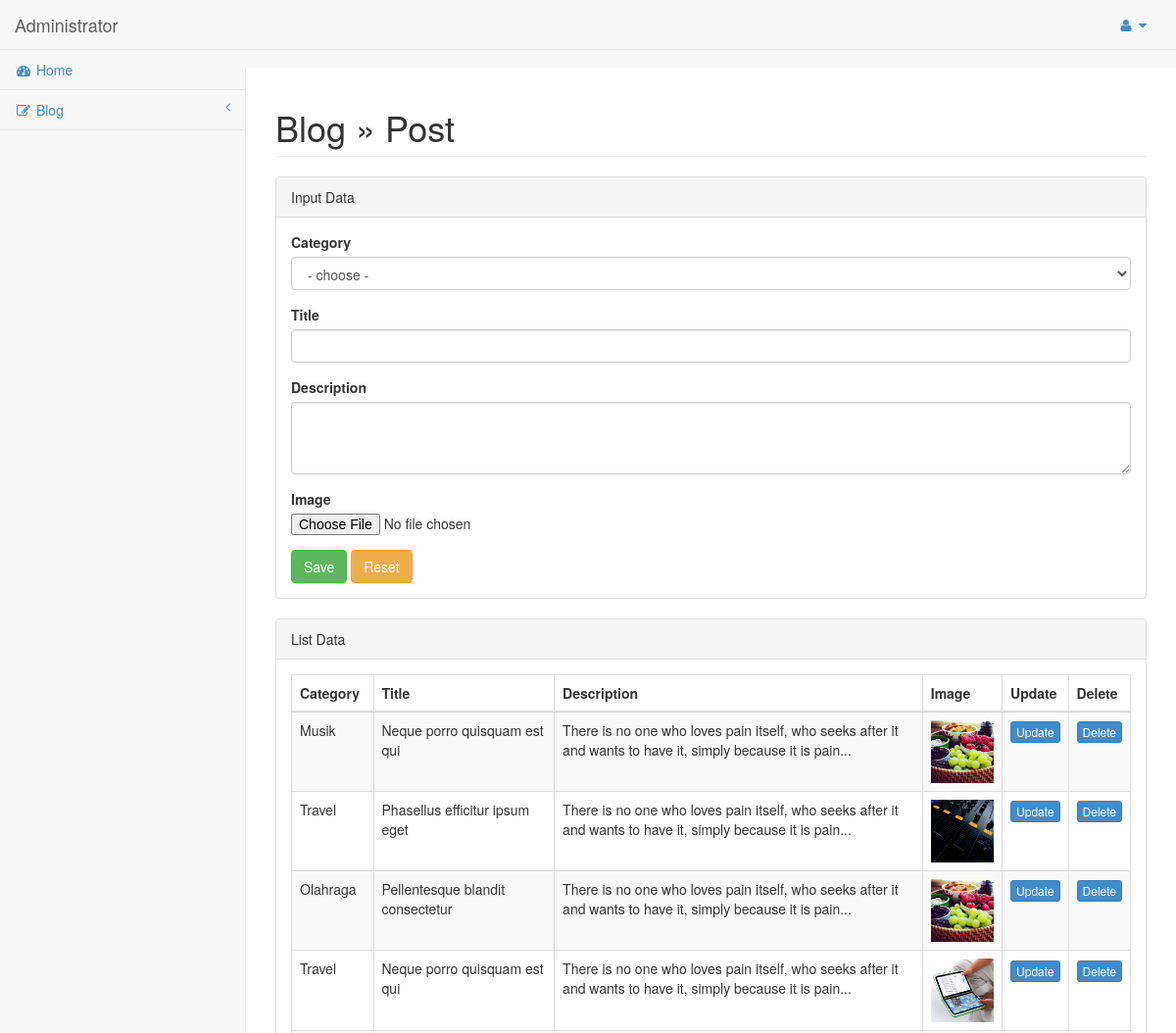
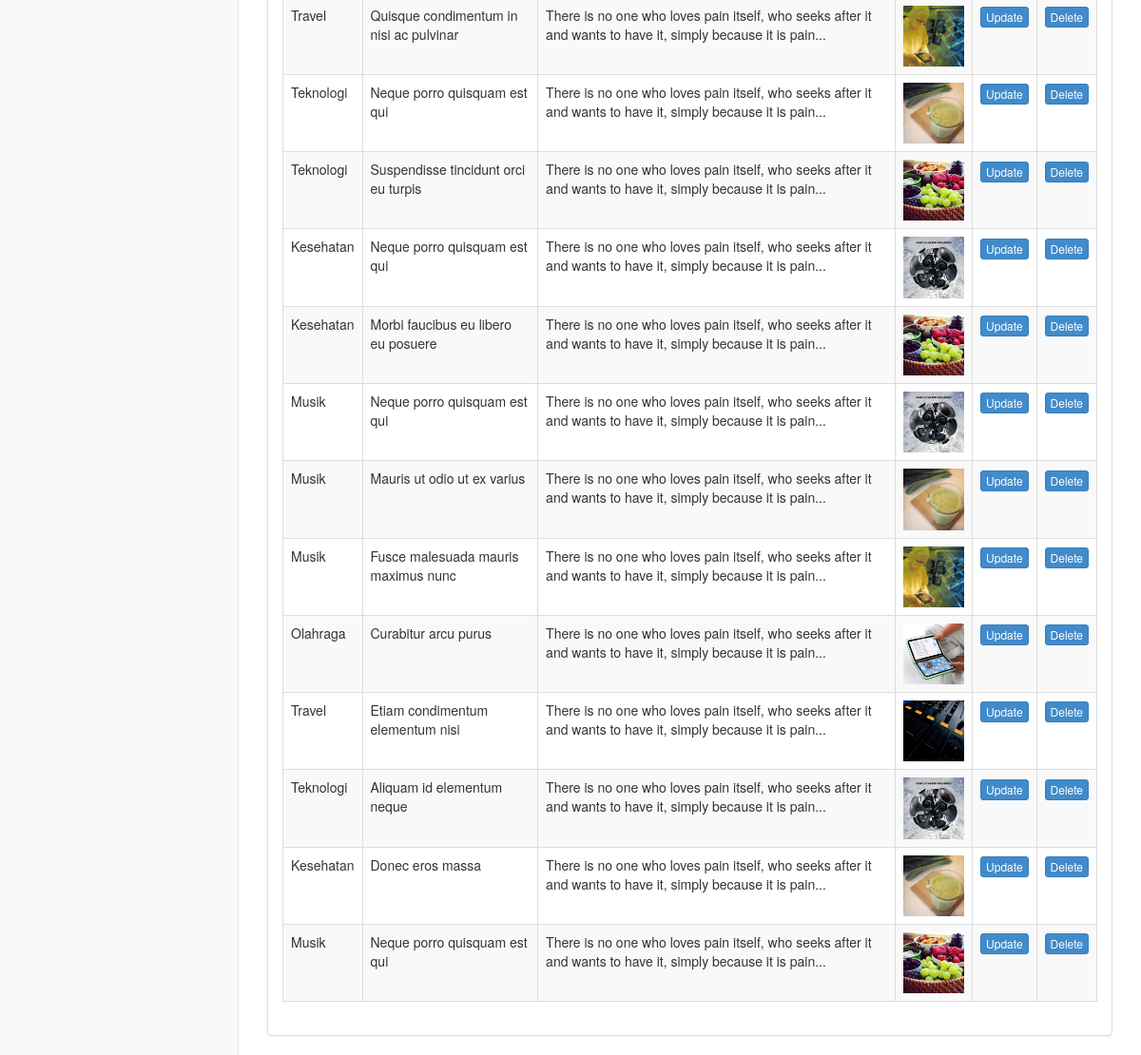
The app's page /admin/index.php?post (signed in) with its own data (2 pictures, top to bottom).
### tables this page shows
CREATE TABLE `post` (
  `id` int(11) NOT NULL,
  `category_id` int(11) NOT NULL,
  `title` varchar(255) NOT NULL,
  `description` text NOT NULL,
  `image` varchar(255) NOT NULL,
  `date` datetime NOT NULL
);

CREATE TABLE `category` (
  `id` int(11) NOT NULL,
  `category_name` varchar(255) NOT NULL,
  `icon` varchar(255) NOT NULL
);

### admin/page/blog/post.php (the view, shortened to what this page needs)
<?php
$post       = mysqli_query($connect, "SELECT post.*, category.category_name
                                      FROM post, category
                                      WHERE post.category_id = category.id
                                      ORDER BY post.id DESC");
?>
<div class="row">
    <div class="col-lg-12">
        <h1 class="page-header">Blog &raquo; Post</h1>
    </div>
</div>
<div class="row">
    <div class="col-lg-12">
        <div class="panel panel-default">
            <div class="panel-heading">
                Input Data
            </div>
            <div class="panel-body">
                <div class="row">
                    <div class="col-lg-12">
                        <form role="form" action="" method="post" enctype="multipart/form-data">
                            <div class="form-group">
                                <label>Category</label>
                                <select class="form-control" name="category_id">
                                    <option value=""> - choose - </option>
                                </select>
                            </div>
                            <div class="form-group">
                                <label>Title</label>
                                <input class="form-control" type="text" name="title" />
                            </div>
                            <div class="form-group">
                                <label>Description</label>
                                <textarea class="form-control" rows="3" name="description"></textarea>
                            </div>
                            <div class="form-group">
                                <label>Image</label>
                                <input type="file" name="file" />
                            </div>
                            <button type="submit" name="submit" class="btn btn-success">Save</button>
                            <button type="reset" class="btn btn-warning">Reset</button>
                        </form>
                    </div>
                </div>
            </div>
        </div>
        <div class="panel panel-default">
            <div class="panel-heading">
                List Data
            </div>
            <div class="panel-body">
                <div class="table-responsive">
                    <table class="table table-striped table-bordered table-hover" id="dataTables-example">
                        <thead>
                            <tr>
                                <th>Category</th>
                                <th>Title</th>
                                <th>Description</th>
                                <th>Image</th>
                                <th>Update</th>
                                <th>Delete</th>
                            </tr>
                        </thead>
                        <tbody>
                        <?php if(mysqli_num_rows($post)) { ?>
                            <?php while($row_post=mysqli_fetch_array($post)) { ?>
                            <tr>
                                <td><?php echo $row_post["category_name"] ?></td>
                                <td><?php echo $row_post["title"] ?></td>
                                <td><?php echo $row_post["description"] ?></td>
                                <td>
                                <?php
                                    if($row_post["image"]=="") {
                                        echo "<img src='asset/no-image.png' width='88'/>";
                                    } else { ?>
                                        <img src="../images/<?php echo $row_post["image"] ?>" width="88" class="img-responsive" />
                                <?php } ?>
                                </td>
                                <td class="center"><a href="index.php?post-update=<?php echo $row_post["id"] ?>" class="btn btn-primary btn-xs" type="button">Update</a></td>
                                <td class="center"><a href="index.php?post-delete=<?php echo $row_post["id"] ?>" class="btn btn-primary btn-xs" type="button">Delete</a></td>
                            </tr>
                            <?php } ?>
                        <?php } ?>
                        </tbody>
                    </table>
                </div>
            </div>
        </div>
    </div>
</div>

### admin/css/sb-admin.css (style rules this page uses)
body { background-color: #f8f8f8; padding-top: 100px; }
@media (min-width:768px) { body { padding-top: 50px; } }

### records on screen
post: category.category_name "Musik", title "Neque porro quisquam est qui", description "There is no one who loves pain itself, who seeks after it and wants to have it, simply because it is pain...", image (picture)
post: category.category_name "Travel", title "Phasellus efficitur ipsum eget", description "There is no one who loves pain itself, who seeks after it and wants to have it, simply because it is pain...", image (picture)
post: category.category_name "Olahraga", title "Pellentesque blandit consectetur", description "There is no one who loves pain itself, who seeks after it and wants to have it, simply because it is pain...", image (picture)
post: category.category_name "Travel", title "Neque porro quisquam est qui", description "There is no one who loves pain itself, who seeks after it and wants to have it, simply because it is pain...", image (picture)
post: category.category_name "Travel", title "Quisque condimentum in nisi ac pulvinar", description "There is no one who loves pain itself, who seeks after it and wants to have it, simply because it is pain...", image (picture)
post: category.category_name "Teknologi", title "Neque porro quisquam est qui", description "There is no one who loves pain itself, who seeks after it and wants to have it, simply because it is pain...", image (picture)
post: category.category_name "Teknologi", title "Suspendisse tincidunt orci eu turpis", description "There is no one who loves pain itself, who seeks after it and wants to have it, simply because it is pain...", image (picture)
post: category.category_name "Kesehatan", title "Neque porro quisquam est qui", description "There is no one who loves pain itself, who seeks after it and wants to have it, simply because it is pain...", image (picture)
post: category.category_name "Kesehatan", title "Morbi faucibus eu libero eu posuere", description "There is no one who loves pain itself, who seeks after it and wants to have it, simply because it is pain...", image (picture)
post: category.category_name "Musik", title "Neque porro quisquam est qui", description "There is no one who loves pain itself, who seeks after it and wants to have it, simply because it is pain...", image (picture)
post: category.category_name "Musik", title "Mauris ut odio ut ex varius", description "There is no one who loves pain itself, who seeks after it and wants to have it, simply because it is pain...", image (picture)
post: category.category_name "Musik", title "Fusce malesuada mauris maximus nunc", description "There is no one who loves pain itself, who seeks after it and wants to have it, simply because it is pain...", image (picture)
post: category.category_name "Olahraga", title "Curabitur arcu purus", description "There is no one who loves pain itself, who seeks after it and wants to have it, simply because it is pain...", image (picture)
post: category.category_name "Travel", title "Etiam condimentum elementum nisi", description "There is no one who loves pain itself, who seeks after it and wants to have it, simply because it is pain...", image (picture)
post: category.category_name "Teknologi", title "Aliquam id elementum neque", description "There is no one who loves pain itself, who seeks after it and wants to have it, simply because it is pain...", image (picture)
post: category.category_name "Kesehatan", title "Donec eros massa", description "There is no one who loves pain itself, who seeks after it and wants to have it, simply because it is pain...", image (picture)
post: category.category_name "Musik", title "Neque porro quisquam est qui", description "There is no one who loves pain itself, who seeks after it and wants to have it, simply because it is pain...", image (picture)
